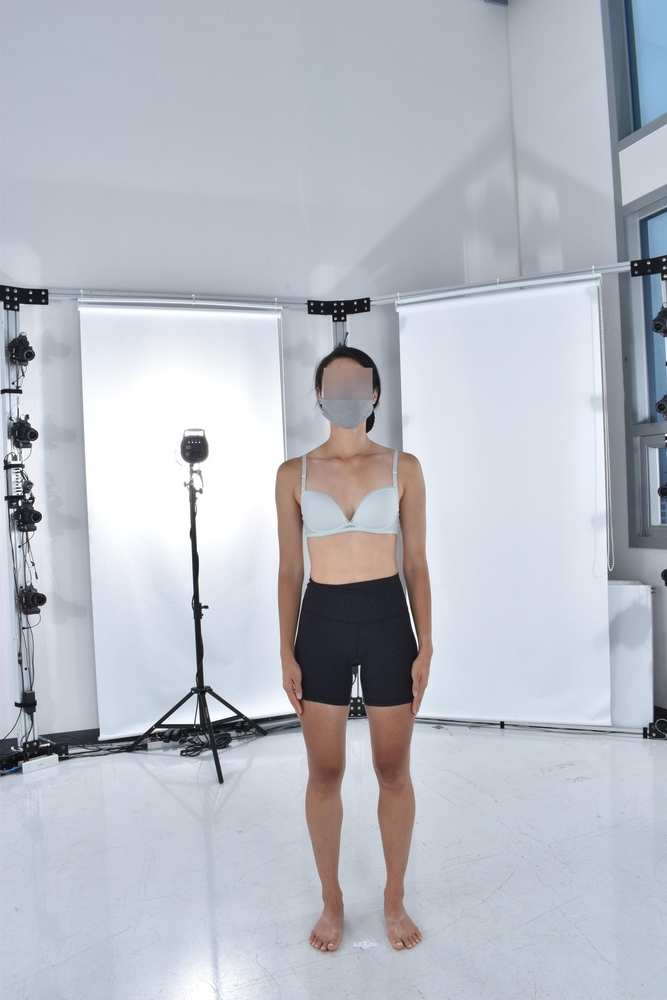
#> input picture ml/body_measurement/data/people/sizkorea_f010_front.jpg, 667 x 1000 px, shrunk from 1960 x 2940 before the run
$ python -i privacy.py   (imports and definitions only)
#> lines starting #> are read from the running program, lines starting #| are printed output that depends on the picture; after the words box and inside, x2 and y2 are one past the last pixel; in counts of white or black regions, pixels touching at a corner belong together
import cv2
import os

def blur_face(image_path, output_path, ksize=(99, 99), sigma=30):
    """
    OpenCV Haar Cascade를 사용하여 이미지 내의 얼굴을 검출하고 강력한 가우시안 블러를 적용합니다.
    얼굴 검출 실패 시 상단 중앙 영역을 강제 블러하는 Heuristic Fallback 장치를 내장하고 있습니다.
    """
#> called with output_path = 'out.png', ksize = (99, 99), sigma = 30
    img = cv2.imread(image_path)
#> img is the input picture: shape (1000, 667, 3); mean B, G, R 196.2, 187.8, 183.3
    if img is None:
        raise ValueError(f"이미지를 불러올 수 없습니다: {image_path}")

    gray = cv2.cvtColor(img, cv2.COLOR_BGR2GRAY)
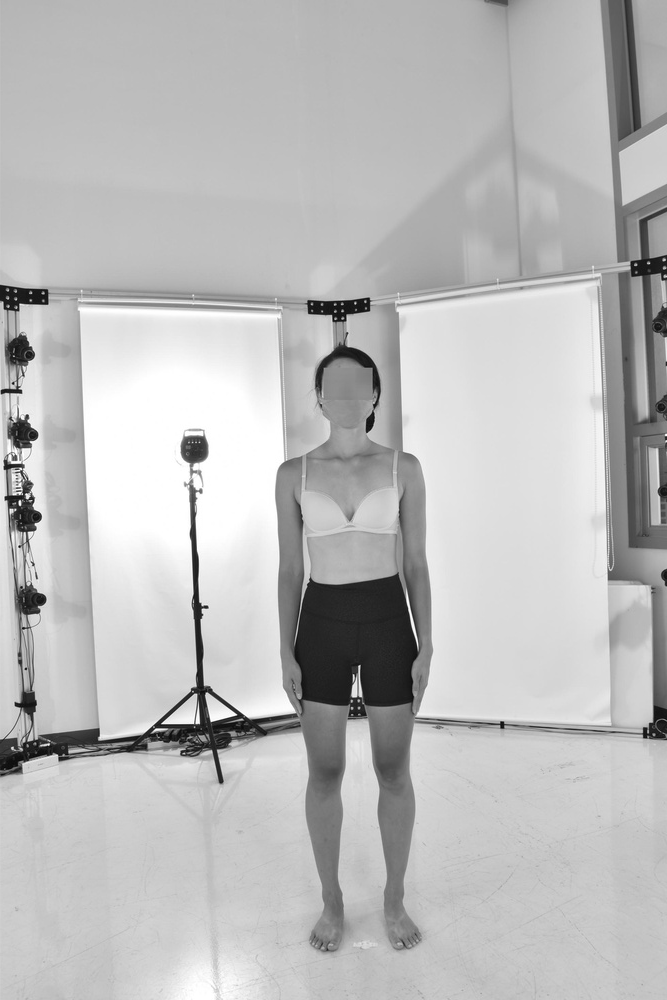
#> gray: shape (1000, 667); min 9, max 255, mean 187.4

    # Haar Cascade 정면 얼굴 가속 검출기 로드
    cascade_path = cv2.data.haarcascades + 'haarcascade_frontalface_default.xml'
    face_cascade = cv2.CascadeClassifier(cascade_path)

    faces = face_cascade.detectMultiScale(
        gray,
        scaleFactor=1.1,
        minNeighbors=5,
        minSize=(60, 60)
    )
#> faces = ()

    h, w, _ = img.shape
#> h = 1000; w = 667

    if len(faces) > 0:
        # 얼굴 검출 성공 시 해당 영역들 블러 처리
        for (x, y, fw, fh) in faces:
            # 살짝 여유를 두어 얼굴 전체 커버하도록 마진 추가
            margin_x = int(fw * 0.15)
            margin_y = int(fh * 0.15)

            x1 = max(0, x - margin_x)
            y1 = max(0, y - margin_y)
            x2 = min(w, x + fw + margin_x)
            y2 = min(h, y + fh + margin_y)

            roi = img[y1:y2, x1:x2]
            blurred_roi = cv2.GaussianBlur(roi, ksize, sigma)
            img[y1:y2, x1:x2] = blurred_roi
        detected = True
    else:
        # 실패 시 Fail-safe Heuristic: 전신 사진 규격 상 얼굴이 무조건 존재하는 상단 10%~25%, 좌우 35%~65% 영역 강제 블러링
        y1 = int(h * 0.05)
#> y1 = 50
        y2 = int(h * 0.25)
#> y2 = 250
        x1 = int(w * 0.30)
#> x1 = 200
        x2 = int(w * 0.70)
#> x2 = 466

        roi = img[y1:y2, x1:x2]
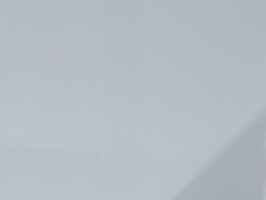
#> roi: shape (200, 266, 3); mean B, G, R 198, 188.2, 181.1
        blurred_roi = cv2.GaussianBlur(roi, ksize, sigma)
        img[y1:y2, x1:x2] = blurred_roi
#> img: shape (1000, 667, 3); 5.2% of pixels changed, all inside (x1, y1, x2, y2) = (200, 50, 466, 250)
        detected = False

    cv2.imwrite(output_path, img)
    return detected

>>> result = blur_face('../../data/people/sizkorea_f010_front.jpg', 'out.png')
